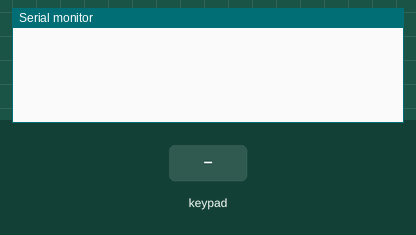
The sketch below on a simulated ESP32. Parts: the last lines printed to the serial monitor. The test bench sets the inputs (shaded band).

Above: at 1.2 s.
1.3 s: key '1' pressed
At 2.0 s:
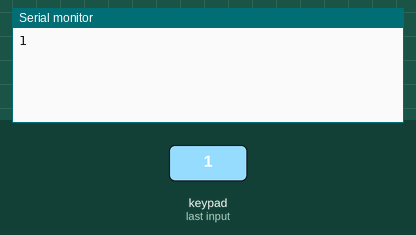
2.8 s: keypad keys 3 6 3 9 3 4 3 5 # pressed 0.4 s apart
At 6.9 s:
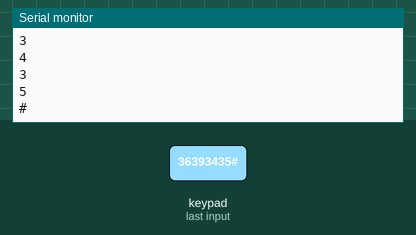
7.9 s: key 'A' pressed
At 9.1 s:
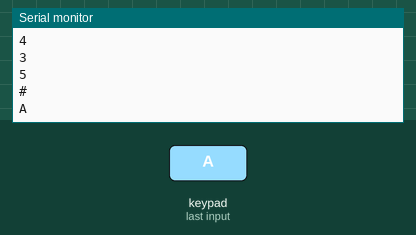
9.4 s: keypad keys 3 6 3 9 3 4 3 5 * pressed 0.4 s apart
At 13.0 s:
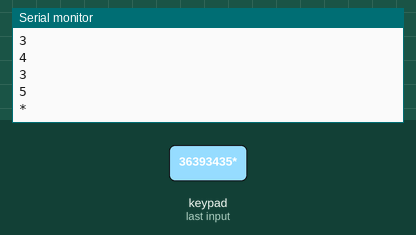
14.5 s: key 'B' pressed
At 15.7 s:
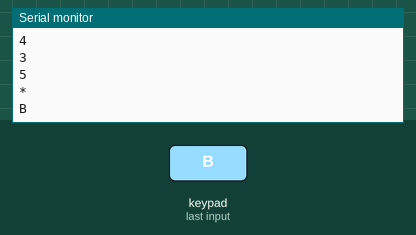
16.0 s: keypad keys 3 6 3 9 3 4 3 5 D pressed 0.4 s apart
At 20.3 s:
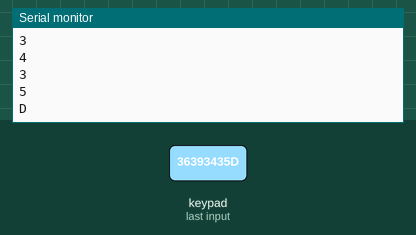
Timing chart, 0 to 21.8 s (numbered marks = the images above; inputs shaded):
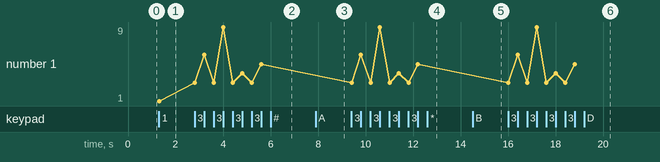

Measured:
- after the input at 1.3 s, the serial monitor: prints a new line at once (image 1)
- after the input at 2.8 s, the serial monitor: prints a new line at once (image 2)
- after the input at 7.9 s, the serial monitor: prints a new line at once (image 3)
- after the input at 9.4 s, the serial monitor: prints a new line at once (image 4)
- after the input at 14.5 s, the serial monitor: prints a new line at once (image 5)
- after the input at 16.0 s, the serial monitor: prints a new line at once (image 6)
- plotted number 1: 1 → 5 after the input at 2.8 s

The sketch:

MultiKey4x4.ino
```cpp
/* @file MultiKey.ino
|| @version 1.0
|| @author Mark Stanley
|| @contact mstanley@technologist.com
||
|| @description
|| | The latest version, 3.0, of the keypad library supports up to 10
|| | active keys all being pressed at the same time. This sketch is an
|| | example of how you can get multiple key presses from a keypad or
|| | keyboard.
|| #
*/

#include <Keypad.h>
//buzzzer 14
const byte ROWS = 4; //four rows
const byte COLS = 4; //three columns
char keys[ROWS][COLS] = {
{'1','2','3','A'},
{'4','5','6','B'},
{'7','8','9','C'},
{'*','0','#','D'}
};
byte rowPins[ROWS] = {36, 39, 34, 35}; //connect to the row pinouts of the kpd
byte colPins[COLS] = {32, 33, 27,12}; //connect to the column pinouts of the kpd

Keypad kpd = Keypad( makeKeymap(keys), rowPins, colPins, ROWS, COLS );


void setup(){
  Serial.begin(9600);

}

void loop(){
  char key = kpd.getKey();

  if (key){
    Serial.println(key);
  }
}
```
